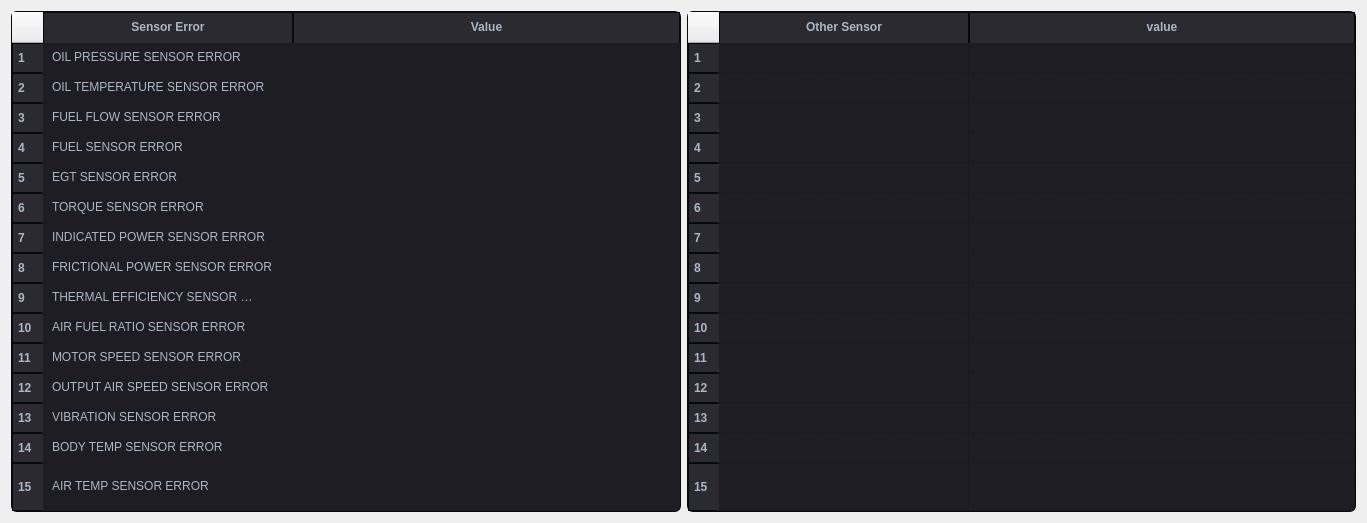
<?xml version="1.0" encoding="UTF-8"?>
<ui version="4.0">
 <class>SensorErrorTable</class>
 <widget class="QWidget" name="SensorErrorTable">
  <property name="geometry">
   <rect>
    <x>0</x>
    <y>0</y>
    <width>1367</width>
    <height>523</height>
   </rect>
  </property>
  <property name="sizePolicy">
   <sizepolicy hsizetype="Expanding" vsizetype="Expanding">
    <horstretch>0</horstretch>
    <verstretch>0</verstretch>
   </sizepolicy>
  </property>
  <property name="minimumSize">
   <size>
    <width>1367</width>
    <height>523</height>
   </size>
  </property>
  <property name="maximumSize">
   <size>
    <width>16777215</width>
    <height>523</height>
   </size>
  </property>
  <property name="windowTitle">
   <string>Form</string>
  </property>
  <layout class="QHBoxLayout" name="horizontalLayout_3">
   <item>
    <layout class="QHBoxLayout" name="horizontalLayout">
     <item>
      <widget class="QTableWidget" name="tableWidget">
       <property name="sizePolicy">
        <sizepolicy hsizetype="Expanding" vsizetype="Ignored">
         <horstretch>0</horstretch>
         <verstretch>0</verstretch>
        </sizepolicy>
       </property>
       <property name="maximumSize">
        <size>
         <width>16777211</width>
         <height>16777215</height>
        </size>
       </property>
       <property name="layoutDirection">
        <enum>Qt::LayoutDirection::LeftToRight</enum>
       </property>
       <property name="autoFillBackground">
        <bool>false</bool>
       </property>
       <property name="styleSheet">
        <string notr="true">QTableWidget {
    background-color: #1e1d23;
    color: #a9b7c6;
    border: 1px solid #050a0e;
    border-radius: 6px;
}

QTableWidget::item {
    padding: 5px;
    border: 1px solid transparent;
	text-align:center;
}

QTableWidget::item:selected {
    background-color: #04b97f;
    color: #FFFFFF;
}

QHeaderView::section {
    background-color: #2b2a30;
    color: #a9b7c6;
    padding: 5px;
    border: 1px solid #050a0e;
    font-weight: bold;
}

QHeaderView::section:horizontal {
    border-bottom: 2px solid #2b2a30;
}

QHeaderView::section:vertical {
    border-right: 2px solid #2b2a30;
}

QTableWidget::item:hover {
    background-color: #3a3a3a;
}

QTableWidget::item:pressed {
    background-color: #007b50;
    color: #ffffff;
}
</string>
       </property>
       <property name="frameShape">
        <enum>QFrame::Shape::Box</enum>
       </property>
       <property name="frameShadow">
        <enum>QFrame::Shadow::Raised</enum>
       </property>
       <property name="autoScrollMargin">
        <number>10</number>
       </property>
       <property name="editTriggers">
        <set>QAbstractItemView::EditTrigger::NoEditTriggers</set>
       </property>
       <property name="showDropIndicator" stdset="0">
        <bool>false</bool>
       </property>
       <property name="dragDropOverwriteMode">
        <bool>false</bool>
       </property>
       <property name="selectionMode">
        <enum>QAbstractItemView::SelectionMode::NoSelection</enum>
       </property>
       <property name="textElideMode">
        <enum>Qt::TextElideMode::ElideMiddle</enum>
       </property>
       <property name="verticalScrollMode">
        <enum>QAbstractItemView::ScrollMode::ScrollPerItem</enum>
       </property>
       <property name="horizontalScrollMode">
        <enum>QAbstractItemView::ScrollMode::ScrollPerPixel</enum>
       </property>
       <property name="showGrid">
        <bool>true</bool>
       </property>
       <property name="gridStyle">
        <enum>Qt::PenStyle::NoPen</enum>
       </property>
       <attribute name="horizontalHeaderVisible">
        <bool>true</bool>
       </attribute>
       <attribute name="horizontalHeaderCascadingSectionResizes">
        <bool>false</bool>
       </attribute>
       <attribute name="horizontalHeaderMinimumSectionSize">
        <number>37</number>
       </attribute>
       <attribute name="horizontalHeaderDefaultSectionSize">
        <number>250</number>
       </attribute>
       <attribute name="horizontalHeaderHighlightSections">
        <bool>true</bool>
       </attribute>
       <attribute name="horizontalHeaderShowSortIndicator" stdset="0">
        <bool>false</bool>
       </attribute>
       <attribute name="horizontalHeaderStretchLastSection">
        <bool>true</bool>
       </attribute>
       <attribute name="verticalHeaderVisible">
        <bool>true</bool>
       </attribute>
       <attribute name="verticalHeaderMinimumSectionSize">
        <number>20</number>
       </attribute>
       <attribute name="verticalHeaderDefaultSectionSize">
        <number>30</number>
       </attribute>
       <attribute name="verticalHeaderHighlightSections">
        <bool>true</bool>
       </attribute>
       <attribute name="verticalHeaderShowSortIndicator" stdset="0">
        <bool>true</bool>
       </attribute>
       <attribute name="verticalHeaderStretchLastSection">
        <bool>true</bool>
       </attribute>
       <row/>
       <row/>
       <row/>
       <row/>
       <row/>
       <row/>
       <row/>
       <row/>
       <row/>
       <row/>
       <row/>
       <row/>
       <row/>
       <row/>
       <row/>
       <column>
        <property name="text">
         <string>Sensor Error</string>
        </property>
       </column>
       <column>
        <property name="text">
         <string>Value</string>
        </property>
       </column>
       <item row="0" column="0">
        <property name="text">
         <string>OIL PRESSURE SENSOR ERROR</string>
        </property>
       </item>
       <item row="1" column="0">
        <property name="text">
         <string>OIL TEMPERATURE SENSOR ERROR</string>
        </property>
       </item>
       <item row="2" column="0">
        <property name="text">
         <string>FUEL FLOW SENSOR ERROR</string>
        </property>
       </item>
       <item row="3" column="0">
        <property name="text">
         <string>FUEL SENSOR ERROR</string>
        </property>
       </item>
       <item row="4" column="0">
        <property name="text">
         <string>EGT SENSOR ERROR</string>
        </property>
       </item>
       <item row="5" column="0">
        <property name="text">
         <string>TORQUE SENSOR ERROR</string>
        </property>
       </item>
       <item row="6" column="0">
        <property name="text">
         <string>INDICATED POWER SENSOR ERROR</string>
        </property>
       </item>
       <item row="7" column="0">
        <property name="text">
         <string>FRICTIONAL POWER SENSOR ERROR</string>
        </property>
       </item>
       <item row="8" column="0">
        <property name="text">
         <string>THERMAL EFFICIENCY SENSOR ERROR</string>
        </property>
       </item>
       <item row="9" column="0">
        <property name="text">
         <string>AIR FUEL RATIO SENSOR ERROR</string>
        </property>
       </item>
       <item row="10" column="0">
        <property name="text">
         <string>MOTOR SPEED SENSOR ERROR</string>
        </property>
       </item>
       <item row="11" column="0">
        <property name="text">
         <string>OUTPUT AIR SPEED SENSOR ERROR</string>
        </property>
       </item>
       <item row="12" column="0">
        <property name="text">
         <string>VIBRATION SENSOR ERROR</string>
        </property>
       </item>
       <item row="13" column="0">
        <property name="text">
         <string>BODY TEMP SENSOR ERROR</string>
        </property>
       </item>
       <item row="14" column="0">
        <property name="text">
         <string>AIR TEMP SENSOR ERROR</string>
        </property>
       </item>
      </widget>
     </item>
    </layout>
   </item>
   <item>
    <layout class="QHBoxLayout" name="horizontalLayout_2">
     <item>
      <widget class="QTableWidget" name="tableWidget_2">
       <property name="sizePolicy">
        <sizepolicy hsizetype="Expanding" vsizetype="Ignored">
         <horstretch>0</horstretch>
         <verstretch>0</verstretch>
        </sizepolicy>
       </property>
       <property name="styleSheet">
        <string notr="true">QTableWidget {
    background-color: #1e1d23;
    color: #a9b7c6;
    border: 1px solid #050a0e;
    border-radius: 6px;
}

QTableWidget::item {
    padding: 5px;
    border: 1px solid transparent;
	text-align:center;
}

QTableWidget::item:selected {
    background-color: #04b97f;
    color: #FFFFFF;
}

QHeaderView::section {
    background-color: #2b2a30;
    color: #a9b7c6;
    padding: 5px;
    border: 1px solid #050a0e;
    font-weight: bold;
}

QHeaderView::section:horizontal {
    border-bottom: 2px solid #2b2a30;
}

QHeaderView::section:vertical {
    border-right: 2px solid #2b2a30;
}

QTableWidget::item:hover {
    background-color: #3a3a3a;
}

QTableWidget::item:pressed {
    background-color: #007b50;
    color: #ffffff;
}
</string>
       </property>
       <property name="frameShape">
        <enum>QFrame::Shape::Box</enum>
       </property>
       <property name="frameShadow">
        <enum>QFrame::Shadow::Raised</enum>
       </property>
       <property name="autoScrollMargin">
        <number>10</number>
       </property>
       <property name="editTriggers">
        <set>QAbstractItemView::EditTrigger::NoEditTriggers</set>
       </property>
       <property name="showDropIndicator" stdset="0">
        <bool>false</bool>
       </property>
       <property name="dragEnabled">
        <bool>false</bool>
       </property>
       <property name="dragDropOverwriteMode">
        <bool>false</bool>
       </property>
       <property name="selectionMode">
        <enum>QAbstractItemView::SelectionMode::NoSelection</enum>
       </property>
       <property name="selectionBehavior">
        <enum>QAbstractItemView::SelectionBehavior::SelectColumns</enum>
       </property>
       <property name="textElideMode">
        <enum>Qt::TextElideMode::ElideMiddle</enum>
       </property>
       <property name="horizontalScrollMode">
        <enum>QAbstractItemView::ScrollMode::ScrollPerPixel</enum>
       </property>
       <property name="gridStyle">
        <enum>Qt::PenStyle::DashDotLine</enum>
       </property>
       <property name="rowCount">
        <number>15</number>
       </property>
       <attribute name="horizontalHeaderVisible">
        <bool>true</bool>
       </attribute>
       <attribute name="horizontalHeaderMinimumSectionSize">
        <number>35</number>
       </attribute>
       <attribute name="horizontalHeaderDefaultSectionSize">
        <number>250</number>
       </attribute>
       <attribute name="horizontalHeaderShowSortIndicator" stdset="0">
        <bool>false</bool>
       </attribute>
       <attribute name="horizontalHeaderStretchLastSection">
        <bool>true</bool>
       </attribute>
       <attribute name="verticalHeaderVisible">
        <bool>true</bool>
       </attribute>
       <attribute name="verticalHeaderCascadingSectionResizes">
        <bool>false</bool>
       </attribute>
       <attribute name="verticalHeaderMinimumSectionSize">
        <number>20</number>
       </attribute>
       <attribute name="verticalHeaderDefaultSectionSize">
        <number>30</number>
       </attribute>
       <attribute name="verticalHeaderShowSortIndicator" stdset="0">
        <bool>true</bool>
       </attribute>
       <attribute name="verticalHeaderStretchLastSection">
        <bool>true</bool>
       </attribute>
       <row/>
       <row/>
       <row/>
       <row/>
       <row/>
       <row/>
       <row/>
       <row/>
       <row/>
       <row/>
       <row/>
       <row/>
       <row/>
       <row/>
       <row/>
       <column>
        <property name="text">
         <string>Other Sensor</string>
        </property>
       </column>
       <column>
        <property name="text">
         <string>value</string>
        </property>
       </column>
      </widget>
     </item>
    </layout>
   </item>
  </layout>
 </widget>
 <resources/>
 <connections/>
</ui>
